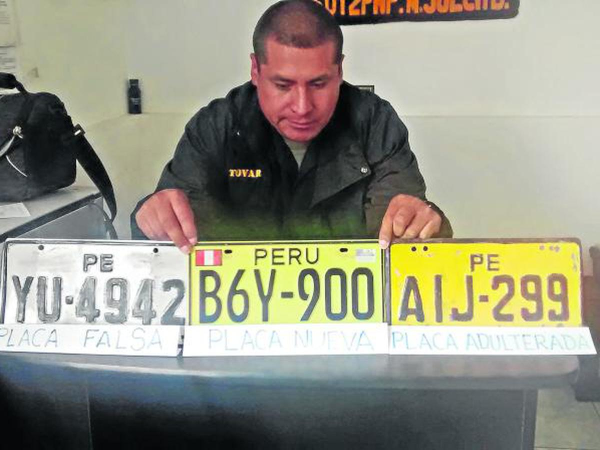
#> input picture placa-img.jpg, 1200 x 900 px, given in place of the camera (shown at 1/2 size)
$ python main.py
#> lines starting #> are read from the running program, lines starting #| are printed output that depends on the picture; after the words box and inside, x2 and y2 are one past the last pixel; in counts of white or black regions, pixels touching at a corner belong together
# IMPORTACION DE LIRERIAS
import cv2
import numpy as np
import pytesseract
from PIL import Image

# REALIZAMOS LA VIDEO CAPTURA
cap = cv2.VideoCapture(0)
text = ''

# REALIZAMOS EL BUVLE PARA LA DETECCION
while True:
    # REALIZAMOS LA LECTURA DE LA VIDEO CAPTURA
    ret, frame = cap.read()
#> frame is the input picture: shape (900, 1200, 3); mean B, G, R 131.8, 148.4, 149.2

    if ret == False:
        break

    # DIBUJAMOS UN RECTANGULO
    cv2.rectangle(frame, (870, 750), (1070, 850), (0, 0, 0), cv2.FILLED)
    cv2.putText(frame, text[0:7], (900, 810), cv2.FONT_HERSHEY_SIMPLEX, 1, (0, 255, 0), 2)

    # EXTRAEMOS EL ANCHO Y ALTO DE LO FOTOGRAMAS
    al, an, c = frame.shape
#> al = 900; an = 1200; c = 3

    # TOMAR EL CENTRO DE LA IMAGEN
    # en x
    x1 = int(an / 3)    #tomas el 1/3 de la imagen
#> x1 = 400
    x2 = int(x1 * 2)    #hasta el inicio del 3/3 de la imagen
#> x2 = 800

    # en y
    y1 = int(al / 3)    #tomas el 1/3 de la imagen
#> y1 = 300
    y2 = int(y1 * 2)    #hasta el inicio del 3/3 de la imagen
#> y2 = 600

    # TEXTO
    cv2.rectangle(frame, (x1 + 160, y1 + 500), (1120, 940), (0, 0, 0), cv2.FILLED)
    cv2.putText(frame, 'Procesando Placa', (x1 + 180, y1 + 550), cv2.FONT_HERSHEY_SIMPLEX, 1, (0, 255, 0), 2)

    # UBICAMOS EL RECTANGULO EN LAS ZONAS EXTRAIDAS
    cv2.rectangle(frame, (x1, y1), (x2, y2), (0, 255, 0), 2)

    # REALIZAMOS EL RECORTE A NUESTRA ZONA DE INTERES
    recorte = frame[y1:y2, x1:x2]
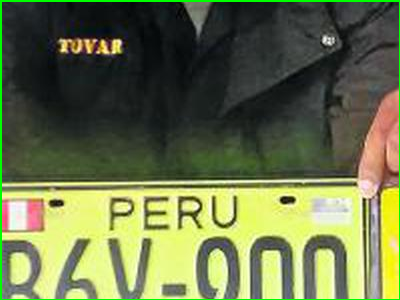
#> recorte: shape (300, 400, 3); mean B, G, R 74.9, 114.9, 106.3

    # PROCESAMIENTO DE LA ZONA DE INTERES
    mB = np.matrix(recorte[:, :, 0])
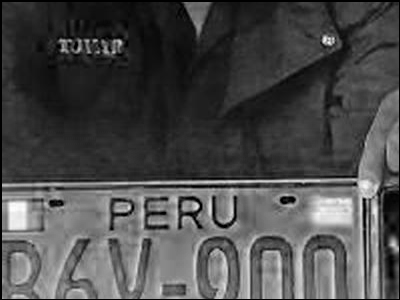
#> mB: shape (300, 400); min 0, max 254, mean 74.9
    mG = np.matrix(recorte[:, :, 1])
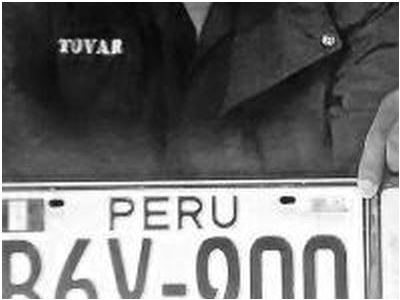
#> mG: shape (300, 400); min 0, max 255, mean 114.9
    mR = np.matrix(recorte[:, :, 2])
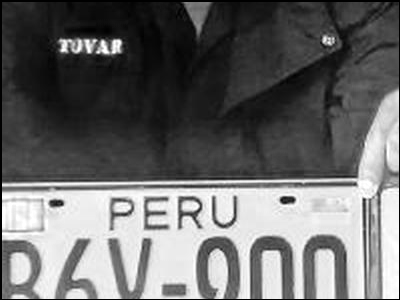
#> mR: shape (300, 400); min 0, max 255, mean 106.3

    # COLOR
    Color = cv2.absdiff(mB, 255)
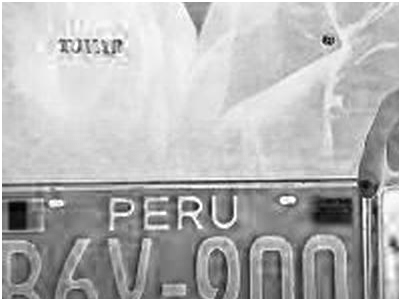
#> Color: shape (300, 400); min 1, max 255, mean 180.1

    # BINARIZAAMOS LA IMAGEN
    _, umbral = cv2.threshold(Color, 45, 255, cv2.THRESH_BINARY)
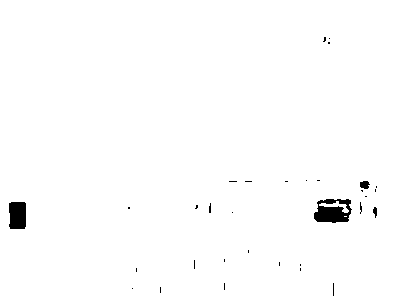
#> umbral: shape (300, 400); 98.9% white; 32 black regions (28 under 20 px)

    # EXTRAEMOS LOS CONTORNOS DE LA ZONA SELECCIONADA
    contornos, _ = cv2.findContours(umbral, cv2.RETR_TREE, cv2.CHAIN_APPROX_SIMPLE)
#> contornos = 36 contours, 27 with area under 20; largest, box (x1, y1, x2, y2) and area: (0, 0, 400, 300) 119301, (313, 198, 353, 224) 810, (8, 201, 27, 230) 482, (319, 201, 349, 213) 86, (359, 180, 371, 190) 76

    # PRIMERO ORDENAMOS DEL MAS GRANDE AL MAS PEQUENO
    contornos = sorted(contornos, key=lambda x: cv2.contourArea(x), reverse=True)

    # DIBUJAMOS LOS CONTORNOS EXTRAIDOS
    for contorno in contornos:
        area = cv2.contourArea(contorno)
        if area > 500 and area < 5000:
            # DETECTAMOS LA PLACA
            x, y, ancho, alto = cv2.boundingRect(contorno)

            # EXTRAEMOS LA COORDENADA
            xpi = x + x1
            ypi = y + y1

            xpf = x + ancho + x1
            ypf = y + alto + y1

            # DIUJAMOS EL RECTANGULO
            cv2.rectangle(frame, (xpi, ypi), (xpf, ypf), (255, 255, 0), 2)

            # EXTRAEMOS LO PIXELES
            placa = frame[ypi:ypf, xpi:xpf]

            # EXTRAEMOS EL ANCHO Y ALTO DE LOS FOTOGRAMAS
            alp, anp, cp = placa.shape

            # PROCESAMOS LOS PIXELES PARA EXTRAER LOS VALORES DE LAS PLACAS
            Mva = np.zeros((alp,anp))

            # NORMALIZAMOS LAS MATRICES
            mBp = np.matrix(placa[:, :, 0])
            mGp = np.matrix(placa[:, :, 1])
            mRp = np.matrix(placa[:, :, 2])

            # CREAMOS UNA MASCARA
            for col in range(0, alp):
                for fil in range(0, anp):
                    Max = max(mRp[col, fil], mGp[col, fil], mBp[col, fil])
                    Mva[col, fil] = 255 - Max

            # BINARIZAMOS LA IMAGEN
            _, bin = cv2.threshold(Mva, 150, 255, cv2.THRESH_BINARY)

            # CONVERTIMOS LA MATRIZ DE LA IMAGEN
            bin = bin.reshape(alp, anp)
            bin = Image.fromarray(bin)
            bin = bin.convert("L")

            # NOS ASEGURAMOS DE TENER UN BUEN TAMANO DE PLACA
            if alp >= 36 and anp >= 82:
                # DECLARAMOSS LA DIRECCION DE PYTESSERACT
                pytesseract.pytesseract.tesseract_cmd = r'C:\Program Files\Tesseract-OCR\tesseract.exe'

                # EXTRAEMOS EL TEXTO
                config = "--psm 1"
                texto = pytesseract.image_to_string(bin, config=config)

                # IF PARA NO MOSTRAR BASURA
                if len(texto) >= 7:
                    text = texto
                    print(text)

            break
#> this loop made 2 passes
#> (area, x, y, ancho, alto, xpi, ypi, xpf) on pass 2: (810, 313, 198, 40, 26, 713, 498, 753)
#> (contorno, area) on pass 1: ([[0, 0], [0, 299], [399, 299], [399, 0]], 119301)
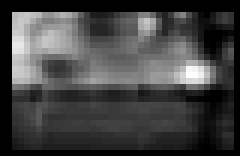
#> Mva: shape (26, 40) float64 (shown 6 times larger); min 0, max 66, mean 17.3; drawn with min black and max white
#> bin: PIL image 40x26 L; every value is 0

    # MOSTRAMOS EL RECORTE EN GRIS
    cv2.imshow("Vehiculos", frame)

    # LEEMOS UNA TECLA
    t = cv2.waitKey(1)
#> (key Esc is pressed here)

    if t == 27:
        break

cap.release()
cv2.destroyAllWindows()
